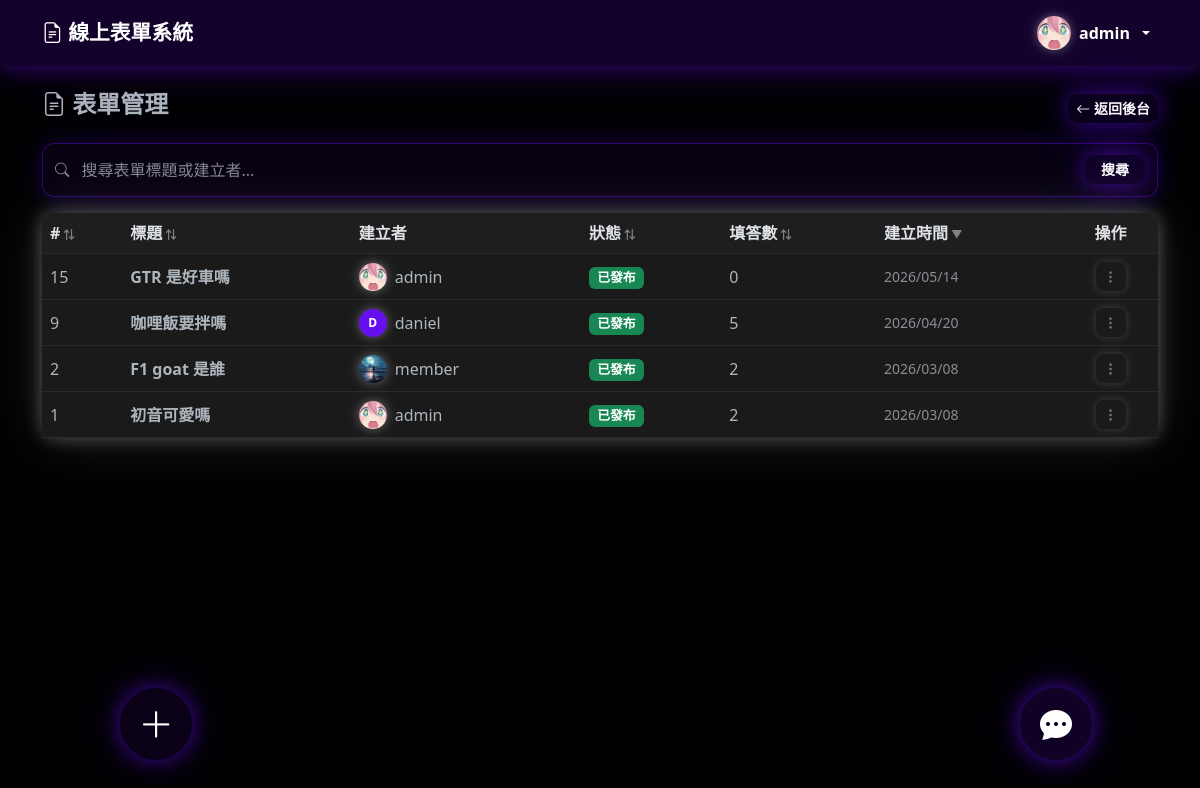
/admin/forms.php (signed in), run on an earlier commit of the app's database.
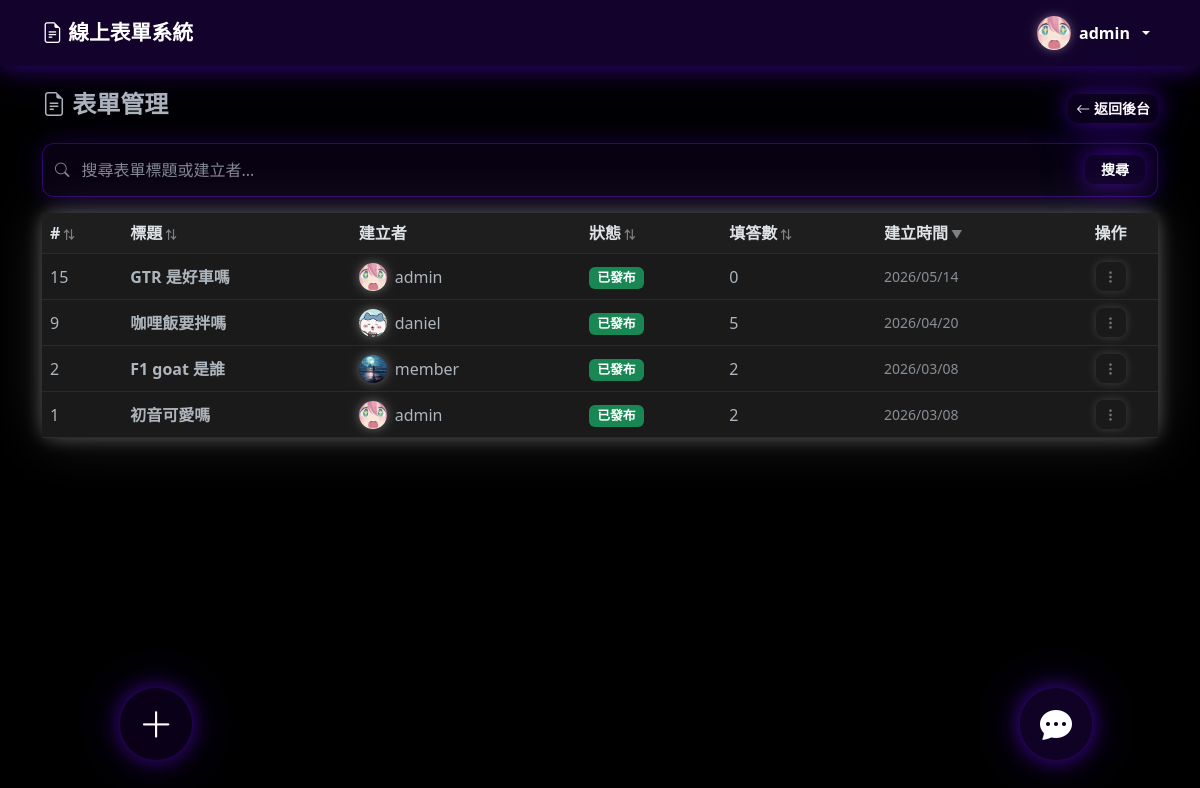
And on a later commit of the database.
### tables this page shows
CREATE TABLE `forms` (
  `id` int(11) NOT NULL AUTO_INCREMENT,
  `user_id` int(11) NOT NULL,
  `title` varchar(255) NOT NULL,
  `description` text DEFAULT NULL,
  `cover_image` varchar(255) DEFAULT NULL,
  `target_group` int(11) DEFAULT NULL,
  `start_date` datetime DEFAULT NULL,
  `end_date` datetime DEFAULT NULL,
  `allow_multiple` tinyint(1) DEFAULT 0,
  `is_published` tinyint(1) DEFAULT 0,
  `created_at` timestamp NOT NULL DEFAULT current_timestamp(),
  `show_stats` tinyint(1) DEFAULT 1,
  `anonymous_responses` tinyint(1) DEFAULT 0,
  `show_on_index` tinyint(1) NOT NULL DEFAULT 1,
  `response_scope` enum('all_members','club_members') NOT NULL DEFAULT 'all_members',
  `club_id` int(11) DEFAULT NULL,
  PRIMARY KEY (`id`),
  KEY `user_id` (`user_id`),
  KEY `target_group` (`target_group`),
  CONSTRAINT `forms_ibfk_1` FOREIGN KEY (`user_id`) REFERENCES `users` (`id`) ON DELETE CASCADE,
  CONSTRAINT `forms_ibfk_2` FOREIGN KEY (`target_group`) REFERENCES `groups` (`id`) ON DELETE SET NULL
);

CREATE TABLE `users` (
  `id` int(11) NOT NULL AUTO_INCREMENT,
  `username` varchar(50) NOT NULL,
  `password` varchar(255) NOT NULL,
  `email` varchar(100) NOT NULL,
  `role` enum('admin','member') DEFAULT 'member',
  `group_id` int(11) DEFAULT NULL,
  `avatar` varchar(255) DEFAULT NULL,
  `profile_bg` varchar(255) DEFAULT NULL,
  `created_at` timestamp NOT NULL DEFAULT current_timestamp(),
  `bio` text DEFAULT NULL,
  `profile_bg_ratio` tinyint(4) NOT NULL DEFAULT 7,
  PRIMARY KEY (`id`),
  UNIQUE KEY `username` (`username`),
  UNIQUE KEY `email` (`email`),
  KEY `group_id` (`group_id`),
  CONSTRAINT `users_ibfk_1` FOREIGN KEY (`group_id`) REFERENCES `groups` (`id`) ON DELETE SET NULL
);

### admin/forms.php (the view, shortened to what this page needs)
<?php
require_once '../config/session.php';
require_once '../config/db.php';
require_once '../config/_admin_search.php';
$search = trim($_GET['search'] ?? '');
$where  = $search ? "WHERE f.title LIKE '%$search%' OR u.username LIKE '%$search%'" : '';
$forms = mysqli_query($conn, "
    SELECT f.id, f.title, f.is_published, f.created_at, f.user_id,
           u.username AS author, u.avatar AS author_avatar,
           COUNT(fr.id) AS response_count
    FROM forms f
    JOIN users u ON f.user_id = u.id
    LEFT JOIN form_responses fr ON f.id = fr.form_id
    $where
    GROUP BY f.id
    ORDER BY f.created_at DESC
");
require_once '../config/header.php';
?>
<div class="row mb-3 align-items-center">
    <div class="col">
        <h4 class="fw-bold"><i class="bi bi-file-earmark-text"></i> 表單管理</h4>
    </div>
    <div class="col-auto">
        <a href="<?= REL_BASE ?>admin/dashboard.php" class="btn btn-glow-primary btn-sm">
            <i class="bi bi-arrow-left"></i> 返回後台
        </a>
    </div>
</div>
<div class="card">
    <div class="table-responsive">
        <table class="table table-hover mb-0 align-middle">
            <thead>
                <tr>
                    <th class="sortable-th" data-col="id">#<span class="sort-icon"></span></th>
                    <th class="sortable-th" data-col="title">標題<span class="sort-icon"></span></th>
                    <th>建立者</th>
                    <th class="sortable-th" data-col="status">狀態<span class="sort-icon"></span></th>
                    <th class="sortable-th" data-col="resp">填答數<span class="sort-icon"></span></th>
                    <th class="sortable-th desc" data-col="date">建立時間<span class="sort-icon"></span></th>
                    <th class="text-center">操作</th>
                </tr>
            </thead>
            <tbody>
                <?php if (mysqli_num_rows($forms) === 0): ?>
                    <tr><td colspan="7" class="text-center text-muted py-4">沒有表單</td></tr>
                <?php else: ?>
                    <?php while ($form = mysqli_fetch_assoc($forms)): ?>
                    <tr data-id="<?= $form['id'] ?>"
                        data-admin-search="<?= htmlspecialchars(mb_strtolower($form['title'] . ' ' . $form['author'])) ?>"
                        data-title="<?= htmlspecialchars(mb_strtolower($form['title'])) ?>"
                        data-status="<?= $form['is_published'] ?>"
                        data-resp="<?= $form['response_count'] ?>"
                        data-date="<?= strtotime($form['created_at']) ?>">
                        <td><?= $form['id'] ?></td>
                        <td class="fw-semibold admin-search-target"><?= adminSearchHighlight($form['title'], $search) ?></td>
                        <td>
                            <div class="d-flex align-items-center gap-2">
                                <?= renderAvatar($form['author'], $form['author_avatar'], 28) ?>
                                <span class="admin-search-target"><?= adminSearchHighlight($form['author'], $search) ?></span>
                            </div>
                        </td>
                        <td>
                            <?php if ($form['is_published']): ?>
                                <span class="badge bg-success">已發布</span>
                            <?php else: ?>
                                <span class="badge bg-secondary">草稿</span>
                            <?php endif; ?>
                        </td>
                        <td><?= $form['response_count'] ?></td>
                        <td class="small text-muted"><?= date('Y/m/d', strtotime($form['created_at'])) ?></td>
                        <td class="text-center">
                            <div class="dropdown">
                                <button class="btn btn-sm btn-outline-secondary" type="button" data-bs-toggle="dropdown" data-bs-boundary="viewport" data-bs-strategy="fixed" aria-expanded="false">
                                    <i class="bi bi-three-dots-vertical"></i>
                                </button>
                            </div>
                        </td>
                    </tr>
                    <?php endwhile; ?>
                <?php endif; ?>
            </tbody>
        </table>
    </div>
</div>
<?php require_once '../config/footer.php'; ?>

### config/session.php (shortened to what this page needs)
<?php
function assetUrl($path) {
    if (strpos($path, '/uploads/') === 0) {
        return APP_BASE . $path;
    }
    return $path;
}
function renderAvatar($username, $avatar = null, $size = 36) {
    $s = "width:{$size}px;height:{$size}px;border-radius:50%;flex-shrink:0;";
    if (!empty($avatar)) {
        return '<img src="' . htmlspecialchars(assetUrl($avatar)) . '" class="site-avatar" style="' . $s . 'object-fit:cover;" alt="">';
    }
    $fs = round($size * 0.44);
    $initial = htmlspecialchars(mb_strtoupper(mb_substr($username, 0, 1)));
    return '<span class="site-avatar" style="' . $s . 'background:var(--bs-primary,#0d6efd);color:var(--bs-primary-text,#fff);display:inline-flex;align-items:center;justify-content:center;font-weight:700;font-size:' . $fs . 'px;">' . $initial . '</span>';
}

What changed in the data, as far as the page shows it:
changed through a linked row, forms "咖哩飯要拌嗎": user.avatar: picture added; user.username "D" → (not shown)
